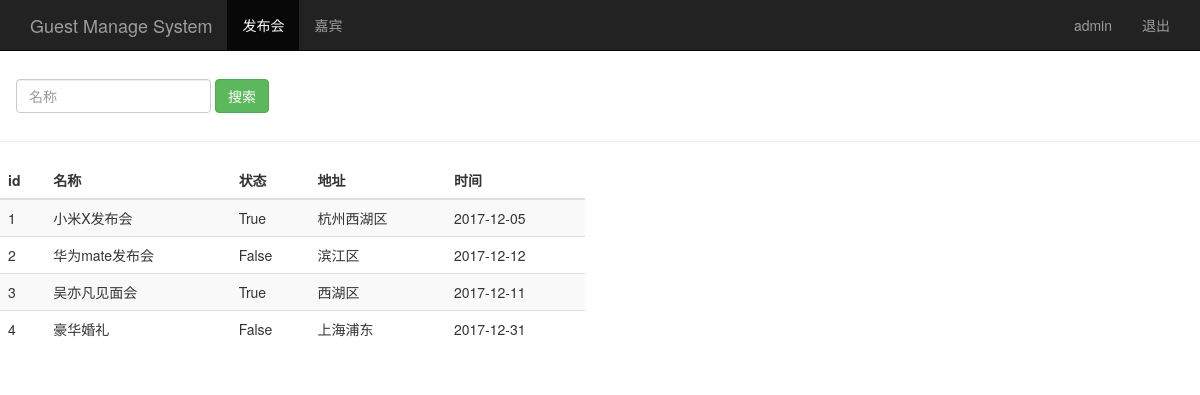
The page /event_manage/ (signed in) on the database its author committed.
### sign/models.py (models this page shows, shortened)
class Event(models.Model):
    name = models.CharField(max_length=100)  # 发布会标题
    limit = models.IntegerField()  # 参加人数
    status = models.BooleanField()  # 状态
    address = models.CharField(max_length=200)  # 地址
    start_time = models.DateField('events time')  # 发布会时间
    create_time = models.DateField(auto_now=True)  # 创建时间，自动获取

### sign/views.py (the view)
# urls.py: url(r'^event_manage/$', views.event_manage),
@login_required
def event_manage(request):
    event_list = Event.objects.all()
    username = request.session.get('user', '')  # 读取浏览器session
    return render(request, "event_manage.html", {"user": username, "events": event_list})

### templates/event_manage.html (shortened to what this page needs)
<!DOCTYPE html>
<html lang="en">
<head>
    {% load bootstrap3 %}
    {% bootstrap_css %}
</head>
<body role="document">
<nav class="navbar navbar-inverse navbar-fixed-top">
    <div class="container">
        <div class="navbar-header">
            <a class="navbar-brand" href="/event_manage/">Guest Manage System</a>
        </div>
        <div id="navbar" class="collapse navbar-collapse">
            <ul class="nav navbar-nav">
                <li class="active"><a href="#">发布会</a></li>
                <li><a href="/guest_manage/">嘉宾</a></li>
            </ul>
            <ul class="nav navbar-nav navbar-right">
                <li><a href="#">{{ user }}</a></li>
                <li><a href="/logout/">退出</a></li>
            </ul>
        </div>
    </div>
</nav>
<div class="page-header" style="padding-top: 30px">
    <div class="navbar" class="navbar-collapse collapse" style="margin-bottom: 10px;">
        <form class="navbar-form" method="get" action="/search_name/">
            <div class="form-group">
                <input name="name" type="text" placeholder="名称" class="form-control">
            </div>
            <button type="submit" class="btn btn-success">搜索</button>
        </form>
    </div>
</div>
<div class="row" >
    <div class="col-md-6">
        <table class="table table-striped">
            <thead>
            <tr>
                <th>id</th>
                <th>名称</th>
                <th>状态</th>
                <th>地址</th>
                <th>时间</th>
            </tr>
            </thead>
            <tbody>
            {% for event in events %}
                <tr>
                    <td>{{ event.id }}</td>
                    <td>{{ event.name }}</td>
                    <td>{{ event.status }}</td>
                    <td>{{ event.address }}</td>
                    <td>{{ event.start_time|date:"Y-m-d" }}</td>
                </tr>
            {% endfor %}
            </tbody>
        </table>
    </div>
</div>
</body>
</html>

### rows shown on the page
Event: id "1", name "小米X发布会", status "True", address "杭州西湖区", start_time "2017-12-05"
Event: id "2", name "华为mate发布会", status "False", address "滨江区", start_time "2017-12-12"
Event: id "3", name "吴亦凡见面会", status "True", address "西湖区", start_time "2017-12-11"
Event: id "4", name "豪华婚礼", status "False", address "上海浦东", start_time "2017-12-31"

### other values the page prints
{{ user }} "admin"
